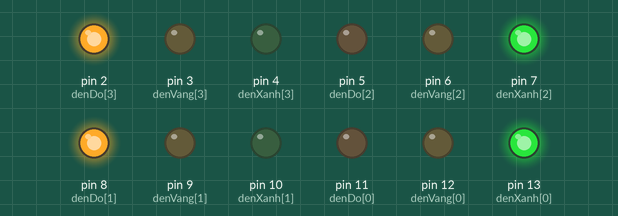
The sketch below on a simulated Arduino Uno, built with avr-gcc and run on an emulated ATmega328P. Parts: output pins drawn as LEDs (lit = HIGH).

Above: at 1.0 s.
At 2.2 s:
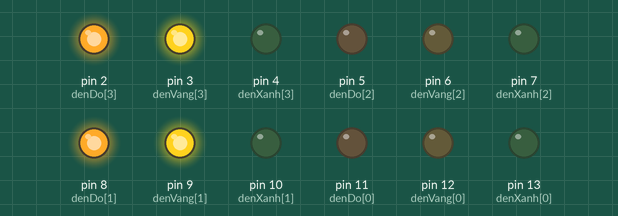
At 3.5 s:
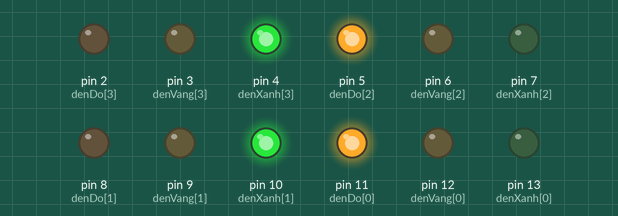
At 4.7 s:
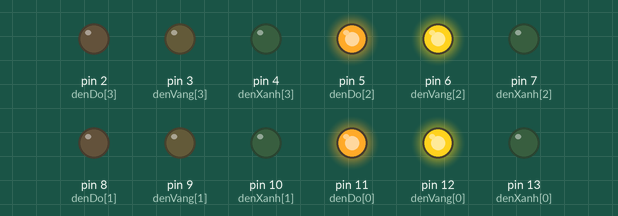
Timing chart, 0 to 6.5 s (numbered marks = the images above):
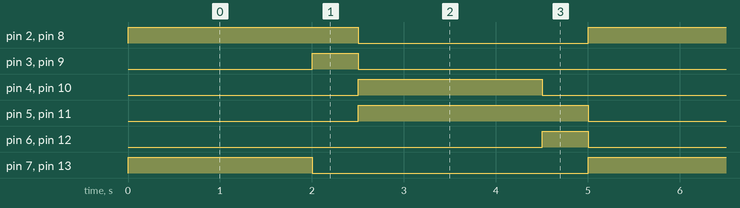

Measured:
- by itself, pin 2 (denDo[3]), pin 5 (denDo[2]), pin 8 (denDo[1]), pin 11 (denDo[0]): alternates HIGH for 2.5 s and LOW for 2.5 s
- by itself, pin 3 (denVang[3]), pin 6 (denVang[2]), pin 9 (denVang[1]), pin 12 (denVang[0]): alternates HIGH for 0.50 s and LOW for 4.5 s
- by itself, pin 4 (denXanh[3]), pin 7 (denXanh[2]), pin 10 (denXanh[1]), pin 13 (denXanh[0]): alternates HIGH for 2.0 s and LOW for 3.0 s

The sketch:

bai2.ino
```cpp
int denDo[]={11,8,5,2};
int denVang[]={12,9,6,3};
int denXanh[]={13,10,7,4};
void setup() {
  for(int i=2;i<14;i++){
    pinMode(i,OUTPUT);
  }
}

void loop() {
  digitalWrite(denXanh[0],HIGH);
  digitalWrite(denXanh[2],HIGH);
  digitalWrite(denDo[1],HIGH);
  digitalWrite(denDo[3],HIGH);
  delay(2000);

  digitalWrite(denXanh[0],LOW);
  digitalWrite(denXanh[2],LOW);
  digitalWrite(denVang[1],HIGH);
  digitalWrite(denVang[3],HIGH);
  delay(500);

  digitalWrite(denVang[1],LOW);
  digitalWrite(denVang[3],LOW);
  digitalWrite(denDo[0],HIGH);
  digitalWrite(denDo[2],HIGH);


  digitalWrite(denDo[1],LOW);
  digitalWrite(denDo[3],LOW);
  digitalWrite(denXanh[1],HIGH);
  digitalWrite(denXanh[3],HIGH);
  delay(2000);

  digitalWrite(denXanh[1],LOW);
  digitalWrite(denXanh[3],LOW);
  digitalWrite(denVang[0],HIGH);
  digitalWrite(denVang[2],HIGH);
  delay(500);

  digitalWrite(denVang[0],LOW);
  digitalWrite(denVang[2],LOW);
  digitalWrite(denDo[1],HIGH);
  digitalWrite(denDo[3],HIGH);

  digitalWrite(denDo[0],LOW);
  digitalWrite(denDo[2],LOW);

}
```
